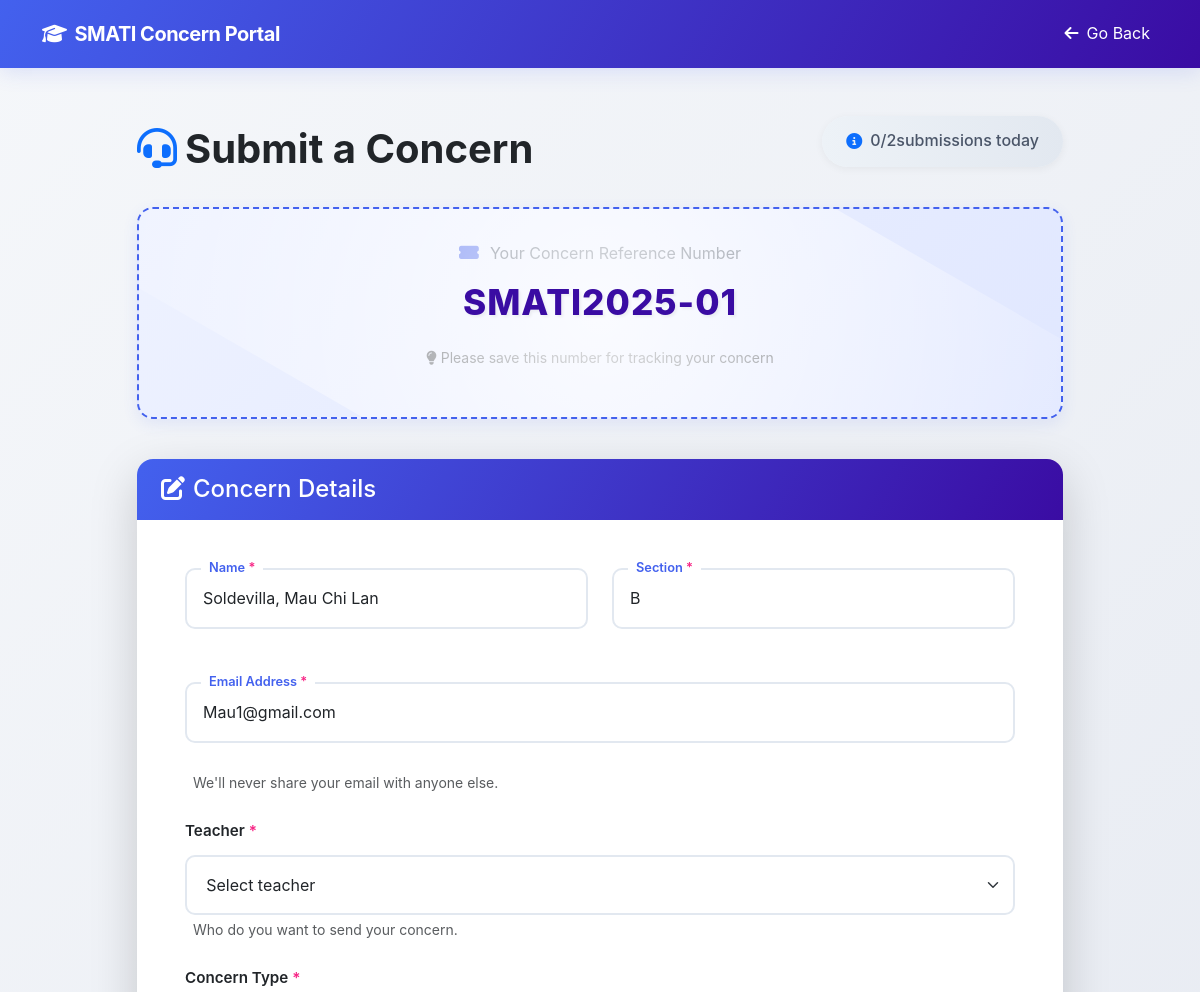
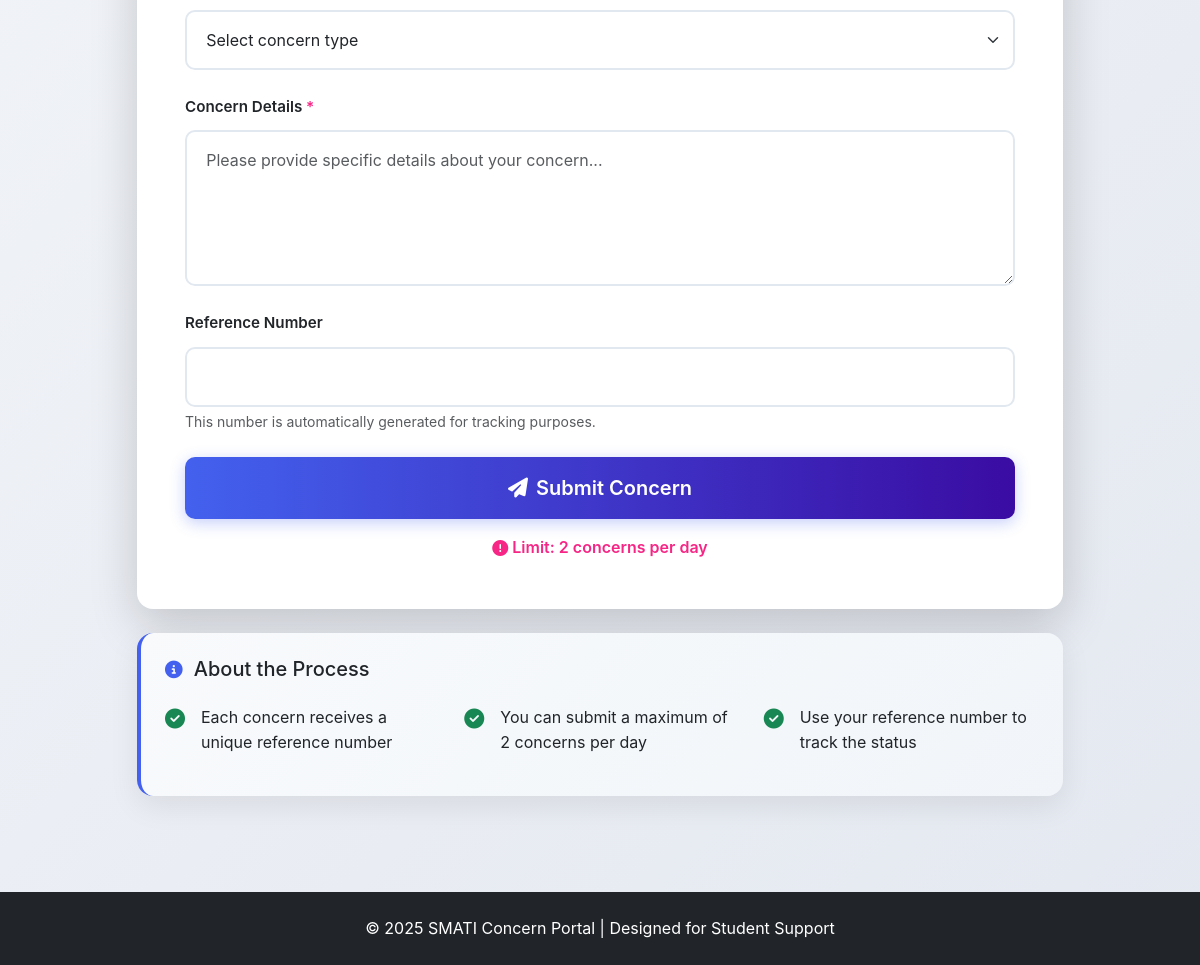
Page /Student/student-concern-form.php?id=45 on the committed database (2 pictures, top to bottom).
### tables this page shows
CREATE TABLE `students` (
  `student_id` int(11) NOT NULL AUTO_INCREMENT,
  `username` varchar(225) NOT NULL,
  `password` varchar(225) NOT NULL,
  `email` varchar(225) NOT NULL,
  `firstname` varchar(225) NOT NULL,
  `lastname` varchar(225) NOT NULL,
  `course` varchar(225) NOT NULL,
  `status` varchar(255) DEFAULT NULL,
  `image` varchar(255) NOT NULL,
  `createdAt` timestamp NOT NULL DEFAULT current_timestamp(),
  PRIMARY KEY (`student_id`)
);

### Student/student-concern-form.php (the view, shortened to what this page needs)
<?php
$conn = connectToDB();
$sql = "SELECT * FROM students WHERE student_id = ?";
$stmt = $conn->prepare($sql);
$stmt->bind_param("i", $_GET['id']);
$stmt->execute();
$result = $stmt->get_result();
if ($row = $result->fetch_assoc()) {
    $fullname = $row['lastname'] . ", " . $row['firstname'];
    $email = $row['email'];
    $set = $row['course'];
} else {
    echo "Student not found!";
}
?>
<!DOCTYPE html>
<html lang="en">
<head>
    <link href="https://cdn.jsdelivr.net/npm/bootstrap@5.3.0/dist/css/bootstrap.min.css" rel="stylesheet">
    <link rel="stylesheet" href="https://cdnjs.cloudflare.com/ajax/libs/font-awesome/6.4.0/css/all.min.css">
    <link rel="stylesheet" href="https://cdn.jsdelivr.net/npm/sweetalert2@11/dist/sweetalert2.min.css">
</head>
<body>
    <nav class="navbar navbar-expand-lg navbar-dark">
        <div class="container">
            <a class="navbar-brand" href="#">
                <i class="fas fa-graduation-cap me-2"></i>SMATI Concern Portal
            </a>
            <div class="collapse navbar-collapse" id="navbarNav">
                <ul class="navbar-nav ms-auto">
                    <li class="nav-item">
                        <a class="nav-link active" href="student-grades.php">
                            <i class="fas fa-arrow-left me-2"></i>Go Back
                        </a>
                    </li>
                </ul>
            </div>
        </div>
    </nav>
    <div class="container py-5">
        <div class="row justify-content-center">
            <div class="col-lg-10">
                <div class="d-flex justify-content-between align-items-center mb-4">
                    <h1 class="text-dark mb-0 fw-bold">
                        <i class="fas fa-headset me-2 text-primary"></i>Submit a Concern
                    </h1>
                    <div class="submission-counter">
                        <i class="fas fa-info-circle me-2 text-primary"></i>
                        <span id="submissionCount">0/2</span> submissions today
                    </div>
                </div>
                <div class="control-number-display">
                    <p class="mb-2"><i class="fas fa-ticket-alt feature-icon"></i>Your Concern Reference Number</p>
                    <div class="control-number" id="controlNumberDisplay">SMATI2025-01</div>
                    <p class="text-muted mt-3 small">
                        <i class="fas fa-lightbulb me-1"></i>Please save this number for tracking your concern
                    </p>
                </div>
                <div class="card shadow-lg">
                    <div class="card-header py-3">
                        <h4 class="mb-0"><i class="fas fa-edit me-2"></i>Concern Details</h4>
                    </div>
                    <div class="card-body p-5">
                        <form id="concernForm" method="POST" action="">
                            <div class="row mb-4">
                                <div class="col-md-6">
                                    <div class="floating-label">
                                        <input type="text" class="form-control floating-input" name="name" placeholder=" " value="<?php echo $fullname ?>" required>
                                        <label for="name" class="required-field">Name</label>
                                    </div>
                                </div>
                                <div class="col-md-6">
                                    <div class="floating-label">
                                        <input type="text" class="form-control floating-input" name="section" placeholder=" " value="<?php echo $set ?>" required>
                                        <label for="section" class="required-field">Section</label>
                                    </div>
                                </div>
                            </div>
                            <div class="mb-4">
                                <div class="floating-label">
                                    <input type="email" class="form-control floating-input" name="email" placeholder=" " value="<?php echo $email ?>" required>
                                    <label for="email" class="required-field">Email Address</label>
                                </div>
                                <div class="form-text ms-2">We'll never share your email with anyone else.</div>
                            </div>
                            <div class="mb-4">
                                <label for="teacher" class="form-label required-field">Teacher</label>
                                <select class="form-select" name="teacher" required>
                                    <option value="" disabled selected>Select teacher</option>
                                </select>
                                <div class="form-text ms-2">Who do you want to send your concern.</div>
                            </div>
                            <div class="mb-4">
                                <label for="concernType" class="form-label required-field">Concern Type</label>
                                <select class="form-select" name="concernType" required>
                                    <option value="" disabled selected>Select concern type</option>
                                </select>
                            </div>
                            <div class="mb-4">
                                <label for="concernDetails" class="form-label required-field">Concern Details</label>
                                <textarea class="form-control" name="concernDetails" rows="5" placeholder="Please provide specific details about your concern..." required></textarea>
                            </div>
                            <div class="mb-4">
                                <label for="concernNumber" class="form-label">Reference Number</label>
                                <input type="text" class="form-control" name="concernNumber" id="concernNumber" readonly>
                                <div class="form-text">This number is automatically generated for tracking purposes.</div>
                            </div>
                            <div class="d-grid gap-2">
                                <button type="submit" class="btn btn-primary btn-lg py-3" id="submitButton" name="submitButton">
                                    <i class="fas fa-paper-plane me-2"></i>Submit Concern
                                </button>
                            </div>
                            <div class="submission-limit-warning text-center mt-3">
                                <i class="fas fa-exclamation-circle me-1"></i>
                                Limit: 2 concerns per day
                            </div>
                        </form>
                    </div>
                </div>
                <div class="card mt-4 info-card">
                    <div class="card-body p-4">
                        <h5 class="mb-4"><i class="fas fa-info-circle feature-icon"></i>About the Process</h5>
                        <div class="row">
                            <div class="col-md-4 mb-3">
                                <div class="d-flex">
                                    <i class="fas fa-check-circle text-success mt-1 me-3 fs-5"></i>
                                    <span>Each concern receives a unique reference number</span>
                                </div>
                            </div>
                            <div class="col-md-4 mb-3">
                                <div class="d-flex">
                                    <i class="fas fa-check-circle text-success mt-1 me-3 fs-5"></i>
                                    <span>You can submit a maximum of 2 concerns per day</span>
                                </div>
                            </div>
                            <div class="col-md-4 mb-3">
                                <div class="d-flex">
                                    <i class="fas fa-check-circle text-success mt-1 me-3 fs-5"></i>
                                    <span>Use your reference number to track the status</span>
                                </div>
                            </div>
                        </div>
                    </div>
                </div>
            </div>
        </div>
    </div>
    <footer class="py-4 text-center mt-5">
        <p class="mb-0">© 2025 SMATI Concern Portal | Designed for Student Support</p>
    </footer>
</body>
</html>

### Student/student-concern-form.php (style rules this page uses)
:root { --primary: #4361ee; --secondary: #3a0ca3; --accent: #f72585; --success: #4cc9f0; --light: #f8f9fa; --dark: #212529; --card-shadow: 0 10px 30px rgba(0, 0, 0, 0.08); --transition: all 0.3s ease; }
* { margin: 0; padding: 0; box-sizing: border-box; }
body { background: linear-gradient(135deg, #f5f7fa 0%, #e4e8f0 100%); font-family: 'Inter', 'Segoe UI', system-ui, sans-serif; min-height: 100vh; color: #4a5568; line-height: 1.6; }
.navbar { background: linear-gradient(120deg, var(--primary) 0%, var(--secondary) 100%); box-shadow: 0 4px 20px rgba(67, 97, 238, 0.15); padding: 0.8rem 0; }
.navbar-brand { font-weight: 700; letter-spacing: -0.5px; display: flex; align-items: center; }
.btn-primary { background: linear-gradient(to right, var(--primary), var(--secondary)); border: none; border-radius: 10px; padding: 0.9rem 2rem; font-weight: 600; transition: var(--transition); box-shadow: 0 4px 15px rgba(67, 97, 238, 0.3); }
.card { border: none; border-radius: 16px; overflow: hidden; transition: var(--transition); background: white; box-shadow: var(--card-shadow); }
.card-header { background: linear-gradient(120deg, var(--primary), var(--secondary)); color: white; padding: 1.5rem; font-weight: 600; border-bottom: 0; }
footer { background: var(--dark); color: white; margin-top: 3rem; padding: 2rem 0; }
.control-number-display { background: linear-gradient(135deg, #eef2ff 0%, #e0e7ff 100%); border: 2px dashed var(--primary); padding: 2rem; border-radius: 16px; margin-bottom: 2.5rem; text-align: center; box-shadow: 0 5px 15px rgba(67, 97, 238, 0.1); position: relative; overflow: hidden; }
.control-number-display::before { content: ""; position: absolute; top: -50%; left: -50%; width: 200%; height: 200%; background: radial-gradient(circle, rgba(255, 255, 255, 0.8) 0%, rgba(255, 255, 255, 0) 60%); transform: rotate(30deg); }
.control-number { font-size: 2.2rem; font-weight: 800; color: var(--secondary); letter-spacing: 1px; position: relative; text-shadow: 2px 2px 3px rgba(0, 0, 0, 0.05); }
.submission-counter { background: linear-gradient(to right, #edf2f7, #e2e8f0); padding: 0.8rem 1.5rem; border-radius: 50px; margin-bottom: 1rem; display: inline-flex; align-items: center; box-shadow: 0 2px 8px rgba(0, 0, 0, 0.05); font-weight: 500; backdrop-filter: blur(5px); }
.submission-limit-warning { color: var(--accent); font-weight: 600; margin-top: 0.8rem; display: flex; align-items: center; justify-content: center; }
.form-label { font-weight: 600; color: var(--dark); margin-bottom: 0.7rem; font-size: 0.95rem; }
.required-field::after { content: " *"; color: var(--accent); }
.feature-icon { color: var(--primary); margin-right: 0.7rem; font-size: 1.1rem; }
.form-control, .form-select { border: 2px solid #e2e8f0; border-radius: 10px; padding: 1rem 1.2rem; transition: var(--transition); font-size: 1rem; }
.info-card { background: linear-gradient(135deg, #f8fafc 0%, #f1f5f9 100%); border-left: 4px solid var(--primary); }
.floating-label { position: relative; margin-bottom: 1.8rem; }
.floating-input { padding: 1.2rem 1rem; height: calc(3.7rem + 2px); }
.floating-label label { position: absolute; top: 50%; left: 1rem; transform: translateY(-50%); transition: var(--transition); pointer-events: none; color: #94a3b8; background: white; padding: 0 0.5rem; border-radius: 5px; }
.floating-input:focus~label, .floating-input:not(:placeholder-shown)~label { top: 0; font-size: 0.8rem; color: var(--primary); font-weight: 600; }

### rows in the picture
students: name "Soldevilla, Mau Chi Lan", section "B", email "Mau1@gmail.com"
